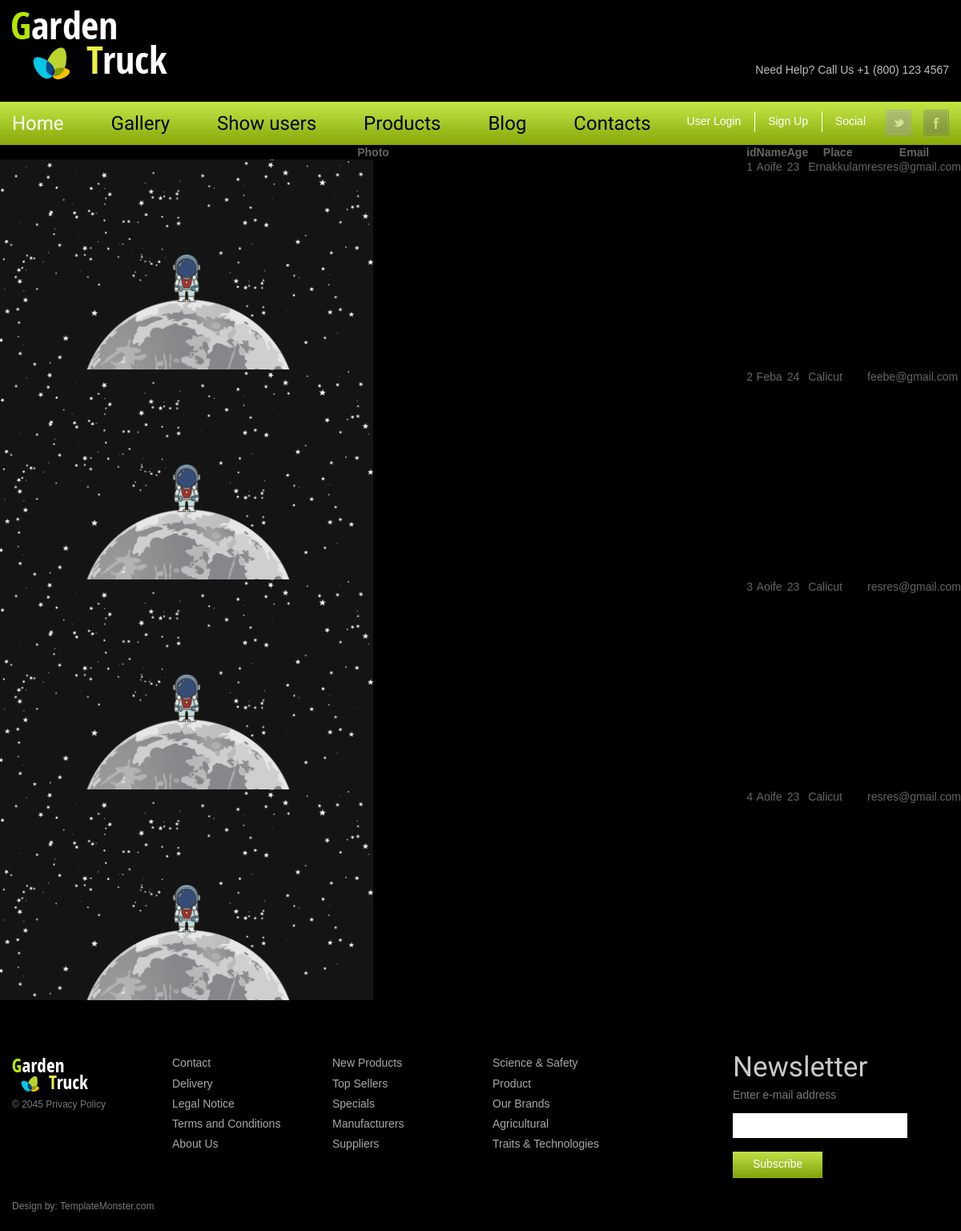
The page /display on the database its author committed.
### app7/models.py (models this page shows)
class Gallery(models.Model):
    Photo=models.ImageField(upload_to='media/',null=True,blank=True)
    Name=models.CharField(max_length=10)
    Age=models.IntegerField()
    Place=models.CharField(max_length=10)
    Email=models.EmailField()
    Password=models.CharField(max_length=8)

### app7/views.py (the view)
# urls.py: path('display',views.display,name='display'),
def display(request):
    gallery=Gallery.objects.all()
    return render(request,'display.html',{'data':gallery})

### app7/templates/display.html (shortened to what this page needs)
{% extends 'base.html' %}
{% load static %}
{% block content %}
    <table>
        <tr>
            <th>Photo</th>
            <th>id</th>
            <th>Name</th>
            <th>Age</th>
            <th>Place</th>
            <th>Email</th>
        </tr>
    {% for d in data %}
    <tr>
        <td><img src="{{d.Photo.url}}" alt="" height="50%" width="50%"></td>
        <td>{{d.id}}</td>
        <td>{{d.Name}}</td>
        <td>{{d.Age}}</td>
        <td>{{d.Place}}</td>
        <td>{{d.Email}}</td>
    </tr>
    {% endfor %}
</table>
{% endblock %}

### app7/templates/base.html (shortened to what this page needs)
<!DOCTYPE html>
{% load static %}
<html lang="en">
<head>
<link rel="stylesheet" href="{% static 'css/style.css' %}">
<link rel="stylesheet" href="{% static 'css/slider.css' %}">
</head>
<body class="page1">
<header>
  <div class="container_12">
    <div class="grid_12">
      <div class="h_phone">Need Help? Call Us +1 (800) 123 4567</div>
      <h1><a href="index.html"><img src="{% static 'images/logo.png' %}" alt=""></a></h1>
    </div>
  </div>
  <div class="menu_block">
    <div class="container_12">
      <div class="grid_12">
        <div class="socials"><a href="#"></a><a href="#"></a></div>
        <div class="autor"> <a href="{% url 'app7:login' %}">User Login</a> <a href="{% url 'app7:register' %}">Sign Up</a> Social </div>
        <nav class="">
          <ul class="sf-menu">
            <li class="current"><a href="index.html">Home</a></li>
            <li class="with_ul"><a href="{% url 'app7:gallery' %}">Gallery</a></li>
            <li><a href="{% url 'app7:show_users' %}">Show users</a>
            </li>
            <li><a href="products.html">Products</a></li>
            <li><a href="blog.html">Blog</a></li>
            <li><a href="contacts.html">Contacts</a></li>
          </ul>
        </nav>
      </div>
    </div>
  </div>
</header>
{% block content %}
{% endblock %}
<footer>
  <div class="container_12">
    <div class="grid_2">
      <div class="copy"> <a href="index.html" class="footer_logo"><img src="{% static 'images/footer_logo.png' %}"	alt=""></a> &copy; 2045 <a href="#">Privacy Policy</a> </div>
    </div>
    <div class="grid_2">
      <ul>
        <li><a href="#">Contact</a></li>
        <li><a href="#">Delivery</a></li>
        <li><a href="#">Legal Notice</a></li>
        <li><a href="#">Terms and Conditions</a></li>
        <li><a href="#">About Us</a></li>
      </ul>
    </div>
    <div class="grid_2">
      <ul>
        <li><a href="#">New Products</a></li>
        <li><a href="#">Top Sellers</a></li>
        <li><a href="#">Specials</a></li>
        <li><a href="#">Manufacturers</a></li>
        <li><a href="#">Suppliers</a></li>
      </ul>
    </div>
    <div class="grid_2">
      <ul>
        <li><a href="#">Science &amp; Safety</a></li>
        <li><a href="#">Product </a></li>
        <li><a href="#">Our Brands</a></li>
        <li><a href="#">Agricultural </a></li>
        <li><a href="#">Traits &amp; Technologies</a></li>
      </ul>
    </div>
    <div class="grid_3 prefix_1">
      <h4>Newsletter</h4>
      <form id="newsletter" action="#">
        <label class="email"> <span>Enter e-mail address</span>
          <input type="email" value="" >
          <a href="#" class="btn" data-type="submit">Subscribe</a> <span class="error">*This is not a valid email address.</span> </label>
      </form>
    </div>
  </div>
  <div class="f_bot">
    <div class="container_12">
      <div class="grid_12">Design by: <a href="http://www.templatemonster.com/">TemplateMonster.com</a></div>
    </div>
  </div>
</footer>
</body>
</html>

### static/css/style.css (style rules this page uses)
html { width: 100%; }
* { -webkit-text-size-adjust: none; }
body { font: 14px/18px Arial, Helvetica, sans-serif; color:#666565; position:relative; min-width: 1200px; background: #000; }
h1, h2, h2, h4, h5, h6 { font-weight: normal; font-family: 'Headland One', serif; color: #8b6369; }
img { max-width: 100%; }
ul { padding: 0; margin: 0; list-style: none; }
a { text-decoration: none; color: inherit; outline: none; transition: 0.5s ease; -o-transition: 0.5s ease; -webkit-transition: 0.5s ease; }
a.btn { background: url(../images/btn_bg.png) 0 0 repeat-x #84a60d; display: inline-block; padding: 7px 48px 7px 40px; color: #fff; margin-top: 32px; border-bottom: 1px solid #84a60d ; }
header { display: block; padding: 13px 0 0; position: relative; z-index: 999; }
header h1 { float: none; position: relative; z-index: 999; padding-bottom: 28px; }
header h1 a { display: block; overflow: hidden; width: 194px; height: 86px; text-indent: -999px; transition: 0s ease; -o-transition: 0s ease; -webkit-transition: 0s ease; }
header h1 a img { display: block; }
.h_phone { float: right; font-size: 14px; padding-top: 65px; color: #bfbebe; }
.socials { float: right; padding: 10px 0 11px 25px; }
.socials a { display: block; background: url(../images/socials.png) 0 0 no-repeat; width: 32px; float: left; height: 32px; }
.socials a+a { background-position: right 0; margin-left: 15px; }
.autor { padding: 11px 0 16px; float: right; font-size: 14px; color: #fff; line-height: 26px; }
.autor a { position: relative; margin-right: 30px; }
.autor a:after { height: 26px; top: -4px; position: absolute; content: ''; display: block; width: 1px; background: #fff; right: -18px; }
.white.wt3 .img_inner, { border-width: 2px; margin-top: 2px; }
footer { display: block; padding: 0 0; font-size: 12px; color: #6b6868; }
.copy { color: #797979; font-size: 12px; }
h4 { font: 35px/35px 'Marvel', sans-serif; color: #cbc8c8; padding-top: 66px; }
footer ul { padding-top: 69px; font-size: 14px; color: #a8a8a8; }
footer ul li+li { margin-top: 7px; }
footer ul li:first-child { padding-bottom: 1px; }
footer .footer_logo { margin-bottom: 7px; display: block; position: relative; margin-top: 72px; }
#newsletter { position: relative; font-size: 14px; color: #797979; }
#newsletter span { display: block; padding-top: 8px; margin-bottom: 14px; }
#newsletter input { border: none; margin-bottom: 17px; float: left; color: #000; width: 218px; height: 31px; font: 14px/18px Arial, Helvetica, sans-serif; padding: 6px 10px; box-shadow: none !important; -moz-box-sizing: border-box; -webkit-box-sizing: border-box; -o-box-sizing: border-box; box-sizing: border-box; }
#newsletter a.btn { margin-top: 0px; padding-left: 25px; padding-right: 25px; padding-top: 6px; padding-bottom: 8px; }
#newsletter .error, #form1 .empty { height:0px; top: 64px; width: 100%; left: 0; font-size: 10px; line-height: 13px; display: block; overflow: hidden; z-index: 999; color: #ff0000; -webkit-transition: 0.3s ease-out; -o-transition: all 0.3s ease-out; transition: all 0.3s ease-out; position: absolute; }
.f_bot { padding-top: 26px; padding-bottom: 40px; color: #797979; }

### static/css/grid.css (style rules this page uses)
body { min-width: 1200px; }
.container_12 { margin-left: auto; margin-right: auto; width: 1200px; }
.grid_1, .grid_2, .grid_3, .grid_4, .grid_5, .grid_6, .grid_7, .grid_8, .grid_9, .grid_10, .grid_11, .grid_12 { display:inline; float: left; position: relative; margin-left: 15px; margin-right: 15px; }
.container_12 .grid_2 { width:170px; }
.container_12 .grid_3 { width:270px; }
.container_12 .grid_12 { width:1170px; }
.container_12 .prefix_1 { padding-left:100px; }

### static/css/superfish.css (style rules this page uses)
.menu_block { position: relative; background: url(../images/menu_bg.png) 0 0 repeat-x #89ab0c; border-bottom: 1px solid #7d9e0c; }
nav>.sf-menu { text-align: center; }
nav { position:relative;padding: 0px 0 0 0; }
.sf-menu li { float:left;position:relative; }
.sf-menu>li { float: left; position: relative; padding: 15px 0 14px; }
.sf-menu>li+li { margin-left:59px; }
.sf-menu>li:hover, .sf-menu>li.sfHover, .sf-menu>li.current { border-color: #a92c11; }
.sf-menu>li>a { font-size: 24px; font-family: 'Open Sans Condensed', sans-serif; color: #000; position: relative; font-weight: 300px; line-height: 24px; z-index: 999; position: relative; }
.sf-menu>li.sfHover>a, .sf-menu>li.current>a, .sf-menu>li:hover>a:hover { color: #fff; }

### rows shown on the page
Gallery: Photo (picture), id "1", Name "Aoife", Age "23", Place "Ernakkulam", Email "resres@gmail.com"
Gallery: Photo (picture), id "2", Name "Feba", Age "24", Place "Calicut", Email "feebe@gmail.com"
Gallery: Photo (picture), id "3", Name "Aoife", Age "23", Place "Calicut", Email "resres@gmail.com"
Gallery: Photo (picture), id "4", Name "Aoife", Age "23", Place "Calicut", Email "resres@gmail.com"
